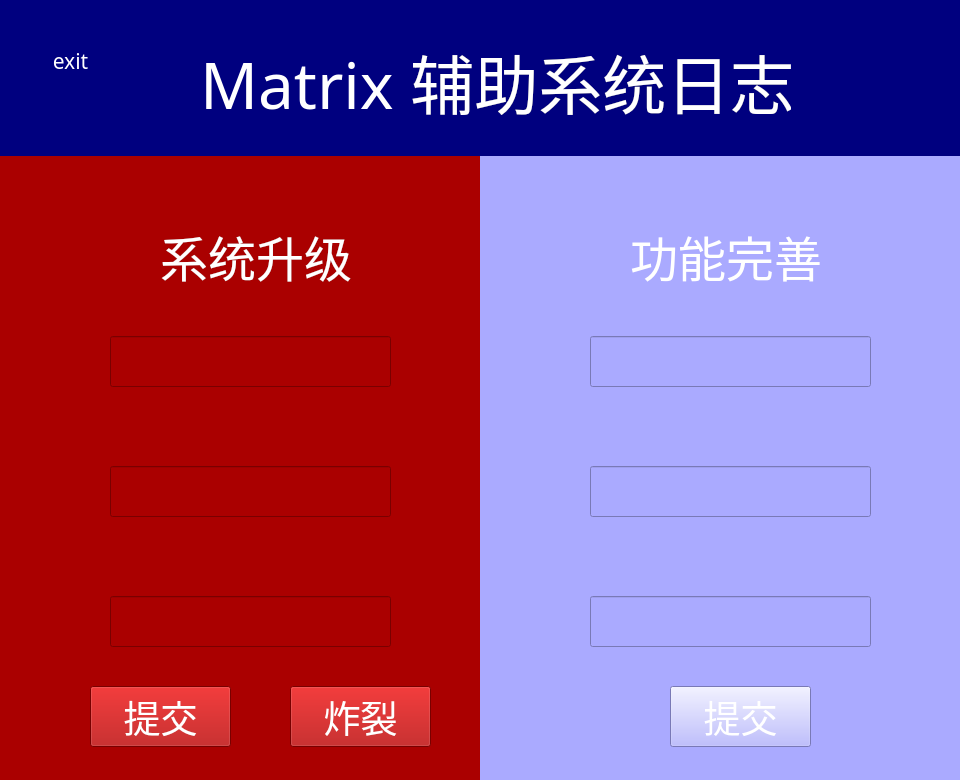
<?xml version="1.0" encoding="UTF-8"?>
<ui version="4.0">
 <class>Form</class>
 <widget class="QWidget" name="Form">
  <property name="geometry">
   <rect>
    <x>0</x>
    <y>0</y>
    <width>960</width>
    <height>780</height>
   </rect>
  </property>
  <property name="windowTitle">
   <string>Form</string>
  </property>
  <layout class="QVBoxLayout" name="verticalLayout" stretch="1,4">
   <property name="spacing">
    <number>0</number>
   </property>
   <property name="leftMargin">
    <number>0</number>
   </property>
   <property name="topMargin">
    <number>0</number>
   </property>
   <property name="rightMargin">
    <number>0</number>
   </property>
   <property name="bottomMargin">
    <number>0</number>
   </property>
   <item>
    <widget class="QWidget" name="widget" native="true">
     <property name="styleSheet">
      <string notr="true">background-color: rgb(0, 0, 127);</string>
     </property>
     <widget class="QLabel" name="label">
      <property name="geometry">
       <rect>
        <x>200</x>
        <y>40</y>
        <width>591</width>
        <height>81</height>
       </rect>
      </property>
      <property name="font">
       <font>
        <family>华文楷体</family>
        <pointsize>48</pointsize>
       </font>
      </property>
      <property name="styleSheet">
       <string notr="true">color: rgb(255, 255, 255);</string>
      </property>
      <property name="text">
       <string>Matrix 辅助系统日志</string>
      </property>
     </widget>
     <widget class="QPushButton" name="pushButton_5">
      <property name="geometry">
       <rect>
        <x>40</x>
        <y>30</y>
        <width>61</width>
        <height>61</height>
       </rect>
      </property>
      <property name="font">
       <font>
        <family>.萍方-简</family>
        <pointsize>16</pointsize>
       </font>
      </property>
      <property name="styleSheet">
       <string notr="true">QPushButton {
	border-radius:25px;
	color:rgb(255, 255, 255);
}

QPushButton:hover {
	border:4px double rgb(85, 0, 127);
	background-color:rgb(0, 255, 255);
}
</string>
      </property>
      <property name="text">
       <string>exit</string>
      </property>
     </widget>
    </widget>
   </item>
   <item>
    <widget class="QWidget" name="widget_2" native="true">
     <property name="styleSheet">
      <string notr="true">background-color: rgb(170, 0, 0);</string>
     </property>
     <layout class="QHBoxLayout" name="horizontalLayout" stretch="1,1">
      <property name="spacing">
       <number>0</number>
      </property>
      <property name="leftMargin">
       <number>0</number>
      </property>
      <property name="topMargin">
       <number>0</number>
      </property>
      <property name="rightMargin">
       <number>0</number>
      </property>
      <property name="bottomMargin">
       <number>0</number>
      </property>
      <item>
       <widget class="QWidget" name="widget_3" native="true">
        <property name="font">
         <font>
          <family>华文楷体</family>
          <pointsize>16</pointsize>
         </font>
        </property>
        <property name="styleSheet">
         <string notr="true">background-color: rgb(170, 0, 0);</string>
        </property>
        <widget class="QLabel" name="label_2">
         <property name="geometry">
          <rect>
           <x>160</x>
           <y>70</y>
           <width>201</width>
           <height>61</height>
          </rect>
         </property>
         <property name="font">
          <font>
           <family>华文楷体</family>
           <pointsize>36</pointsize>
          </font>
         </property>
         <property name="styleSheet">
          <string notr="true">color: rgb(255, 255, 255);</string>
         </property>
         <property name="text">
          <string>系统升级</string>
         </property>
        </widget>
        <widget class="QLineEdit" name="system_le1">
         <property name="geometry">
          <rect>
           <x>110</x>
           <y>180</y>
           <width>281</width>
           <height>51</height>
          </rect>
         </property>
         <property name="font">
          <font>
           <family>华文楷体</family>
           <pointsize>20</pointsize>
          </font>
         </property>
         <property name="styleSheet">
          <string notr="true">color: rgb(255, 255, 255);</string>
         </property>
         <property name="clearButtonEnabled">
          <bool>true</bool>
         </property>
        </widget>
        <widget class="QLineEdit" name="system_le2">
         <property name="geometry">
          <rect>
           <x>110</x>
           <y>310</y>
           <width>281</width>
           <height>51</height>
          </rect>
         </property>
         <property name="font">
          <font>
           <family>华文楷体</family>
           <pointsize>20</pointsize>
          </font>
         </property>
         <property name="styleSheet">
          <string notr="true">color: rgb(255, 255, 255);</string>
         </property>
         <property name="clearButtonEnabled">
          <bool>true</bool>
         </property>
        </widget>
        <widget class="QLineEdit" name="system_le3">
         <property name="geometry">
          <rect>
           <x>110</x>
           <y>440</y>
           <width>281</width>
           <height>51</height>
          </rect>
         </property>
         <property name="font">
          <font>
           <family>华文楷体</family>
           <pointsize>20</pointsize>
          </font>
         </property>
         <property name="styleSheet">
          <string notr="true">color: rgb(255, 255, 255);</string>
         </property>
         <property name="clearButtonEnabled">
          <bool>true</bool>
         </property>
        </widget>
        <widget class="QPushButton" name="pushButton_3">
         <property name="geometry">
          <rect>
           <x>90</x>
           <y>530</y>
           <width>141</width>
           <height>61</height>
          </rect>
         </property>
         <property name="font">
          <font>
           <family>华文楷体</family>
           <pointsize>28</pointsize>
          </font>
         </property>
         <property name="styleSheet">
          <string notr="true">color: rgb(255, 255, 255);</string>
         </property>
         <property name="text">
          <string>提交</string>
         </property>
        </widget>
        <widget class="QPushButton" name="pushButton_6">
         <property name="geometry">
          <rect>
           <x>290</x>
           <y>530</y>
           <width>141</width>
           <height>61</height>
          </rect>
         </property>
         <property name="font">
          <font>
           <family>华文楷体</family>
           <pointsize>28</pointsize>
          </font>
         </property>
         <property name="styleSheet">
          <string notr="true">color: rgb(255, 255, 255);</string>
         </property>
         <property name="text">
          <string>炸裂</string>
         </property>
        </widget>
       </widget>
      </item>
      <item>
       <widget class="QWidget" name="widget_4" native="true">
        <property name="styleSheet">
         <string notr="true">background-color: rgb(170, 170, 255);</string>
        </property>
        <widget class="QLabel" name="label_3">
         <property name="geometry">
          <rect>
           <x>150</x>
           <y>70</y>
           <width>201</width>
           <height>61</height>
          </rect>
         </property>
         <property name="font">
          <font>
           <family>华文楷体</family>
           <pointsize>36</pointsize>
          </font>
         </property>
         <property name="styleSheet">
          <string notr="true">color: rgb(255, 255, 255);</string>
         </property>
         <property name="text">
          <string>功能完善</string>
         </property>
        </widget>
        <widget class="QLineEdit" name="function_le1">
         <property name="geometry">
          <rect>
           <x>110</x>
           <y>180</y>
           <width>281</width>
           <height>51</height>
          </rect>
         </property>
         <property name="font">
          <font>
           <family>华文楷体</family>
           <pointsize>20</pointsize>
          </font>
         </property>
         <property name="styleSheet">
          <string notr="true">color: rgb(255, 255, 255);</string>
         </property>
         <property name="clearButtonEnabled">
          <bool>true</bool>
         </property>
        </widget>
        <widget class="QLineEdit" name="function_le2">
         <property name="geometry">
          <rect>
           <x>110</x>
           <y>310</y>
           <width>281</width>
           <height>51</height>
          </rect>
         </property>
         <property name="font">
          <font>
           <family>华文楷体</family>
           <pointsize>20</pointsize>
          </font>
         </property>
         <property name="styleSheet">
          <string notr="true">color: rgb(255, 255, 255);</string>
         </property>
         <property name="clearButtonEnabled">
          <bool>true</bool>
         </property>
        </widget>
        <widget class="QLineEdit" name="function_le3">
         <property name="geometry">
          <rect>
           <x>110</x>
           <y>440</y>
           <width>281</width>
           <height>51</height>
          </rect>
         </property>
         <property name="font">
          <font>
           <family>华文楷体</family>
           <pointsize>20</pointsize>
          </font>
         </property>
         <property name="styleSheet">
          <string notr="true">color: rgb(255, 255, 255);</string>
         </property>
         <property name="clearButtonEnabled">
          <bool>true</bool>
         </property>
        </widget>
        <widget class="QPushButton" name="pushButton_4">
         <property name="geometry">
          <rect>
           <x>190</x>
           <y>530</y>
           <width>141</width>
           <height>61</height>
          </rect>
         </property>
         <property name="font">
          <font>
           <family>华文楷体</family>
           <pointsize>28</pointsize>
          </font>
         </property>
         <property name="styleSheet">
          <string notr="true">color: rgb(255, 255, 255);</string>
         </property>
         <property name="text">
          <string>提交</string>
         </property>
        </widget>
       </widget>
      </item>
     </layout>
    </widget>
   </item>
  </layout>
 </widget>
 <resources/>
 <connections>
  <connection>
   <sender>pushButton_5</sender>
   <signal>clicked()</signal>
   <receiver>Form</receiver>
   <slot>exit_matrix_record()</slot>
   <hints>
    <hint type="sourcelabel">
     <x>80</x>
     <y>44</y>
    </hint>
    <hint type="destinationlabel">
     <x>81</x>
     <y>-17</y>
    </hint>
   </hints>
  </connection>
  <connection>
   <sender>pushButton_3</sender>
   <signal>clicked()</signal>
   <receiver>Form</receiver>
   <slot>submit_system()</slot>
   <hints>
    <hint type="sourcelabel">
     <x>210</x>
     <y>723</y>
    </hint>
    <hint type="destinationlabel">
     <x>-5</x>
     <y>724</y>
    </hint>
   </hints>
  </connection>
  <connection>
   <sender>pushButton_4</sender>
   <signal>clicked()</signal>
   <receiver>Form</receiver>
   <slot>submit_function()</slot>
   <hints>
    <hint type="sourcelabel">
     <x>788</x>
     <y>719</y>
    </hint>
    <hint type="destinationlabel">
     <x>963</x>
     <y>722</y>
    </hint>
   </hints>
  </connection>
  <connection>
   <sender>pushButton_6</sender>
   <signal>clicked()</signal>
   <receiver>Form</receiver>
   <slot>explosion()</slot>
   <hints>
    <hint type="sourcelabel">
     <x>368</x>
     <y>735</y>
    </hint>
    <hint type="destinationlabel">
     <x>371</x>
     <y>782</y>
    </hint>
   </hints>
  </connection>
 </connections>
 <slots>
  <slot>exit_matrix_record()</slot>
  <slot>system_time()</slot>
  <slot>function_time()</slot>
  <slot>submit_system()</slot>
  <slot>submit_function()</slot>
  <slot>explosion()</slot>
 </slots>
</ui>
